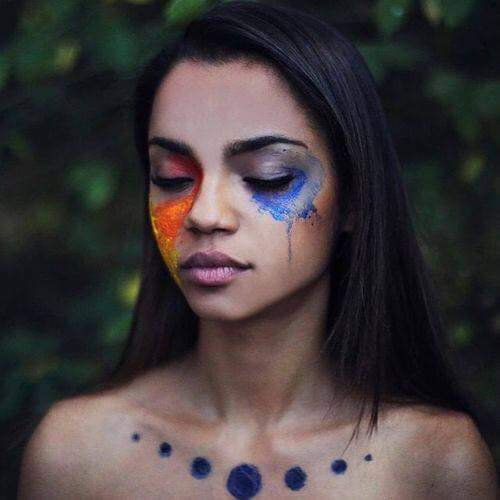
#> input picture Chica.jpg, 500 x 500 px, found by its file name
$ python Taller1.py
#> lines starting #> are read from the running program, lines starting #| are printed output that depends on the picture; after the words box and inside, x2 and y2 are one past the last pixel; in counts of white or black regions, pixels touching at a corner belong together
import cv2

class ColorImage:

    def __init__(self):

        # Leer y guardar una imagen
        self.imagen = cv2.imread(r'D:\Pictures\2017-08\Chica.jpg', 1)
#> self.imagen is the input picture: shape (500, 500, 3); mean B, G, R 60.2, 59.1, 66.6
        cv2.imshow('Chica', self.imagen) #Mostrar imagen
        cv2.waitKey(0) #Dejar la imagen en pantalla hasta que se presione cualquier cosa
        cv2.destroyAllWindows()

    def displayProperties(self):

        height, width, channels = self.imagen.shape #Tamaño de la imagen
#> height = 500; width = 500; channels = 3
        print("Alto", height) #Mostrar la altura
#| Alto 500
        print("Ancho", width) #Mostrar el ancho
#| Ancho 500

    def makeGray(self):

        grayImage = cv2.cvtColor(self.imagen, cv2.COLOR_BGR2GRAY)
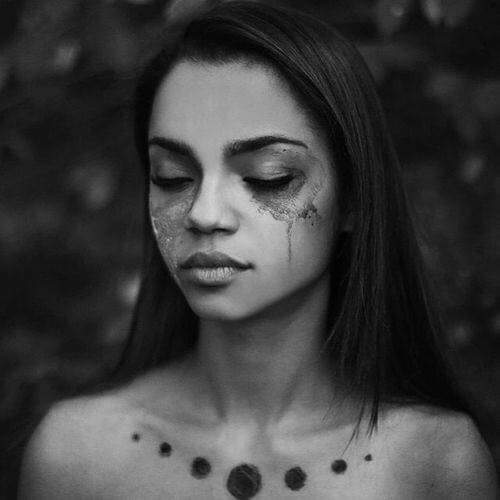
#> grayImage: shape (500, 500); min 0, max 234, mean 61.4
        (thresh, blackAndWhiteImage) = cv2.threshold(grayImage, 127, 255, cv2.THRESH_BINARY)
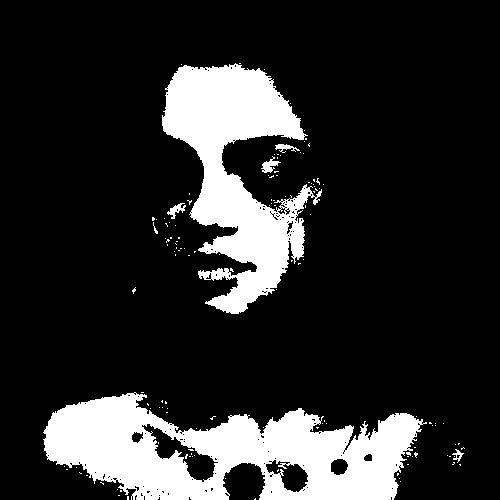
#> blackAndWhiteImage: shape (500, 500); 17.2% white; 133 white regions (126 under 20 px), largest, box (x1, y1, x2, y2) and area: (43, 392, 427, 500) 23856, (162, 63, 322, 314) 18353, (261, 156, 281, 173) 147
        cv2.imshow('Imagen en grises', grayImage)
        cv2.waitKey(0)
        cv2.destroyAllWindows()

    # [52 lines left out: functions colorizeRGB, makeHue, not called in this run]


imagen = ColorImage() #Creación de objeto
imagen.displayProperties() #Imagen a método   displayProperties
imagen.makeGray() #Imagen a método makeGray
#> (the run stopped early here; a loop or call above may not have finished)
